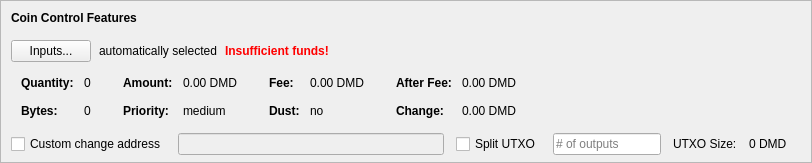
    <widget class="QFrame" name="frameCoinControl">
     <property name="sizePolicy">
      <sizepolicy hsizetype="Expanding" vsizetype="Expanding">
       <horstretch>0</horstretch>
       <verstretch>0</verstretch>
      </sizepolicy>
     </property>
     <property name="maximumSize">
      <size>
       <width>16777215</width>
       <height>16777215</height>
      </size>
     </property>
     <property name="frameShape">
      <enum>QFrame::StyledPanel</enum>
     </property>
     <property name="frameShadow">
      <enum>QFrame::Sunken</enum>
     </property>
     <layout class="QVBoxLayout" name="verticalLayoutCoinControl2">
      <property name="spacing">
       <number>0</number>
      </property>
      <property name="leftMargin">
       <number>0</number>
      </property>
      <property name="topMargin">
       <number>0</number>
      </property>
      <property name="rightMargin">
       <number>0</number>
      </property>
      <property name="bottomMargin">
       <number>6</number>
      </property>
      <item>
       <layout class="QVBoxLayout" name="verticalLayoutCoinControl" stretch="0,0,0,0,1">
        <property name="spacing">
         <number>0</number>
        </property>
        <property name="leftMargin">
         <number>10</number>
        </property>
        <property name="topMargin">
         <number>10</number>
        </property>
        <item>
         <layout class="QHBoxLayout" name="horizontalLayoutCoinControl1">
          <property name="bottomMargin">
           <number>15</number>
          </property>
          <item>
           <widget class="QLabel" name="labelCoinControlFeatures">
            <property name="sizePolicy">
             <sizepolicy hsizetype="Preferred" vsizetype="Maximum">
              <horstretch>0</horstretch>
              <verstretch>0</verstretch>
             </sizepolicy>
            </property>
            <property name="font">
             <font>
              <weight>75</weight>
              <bold>true</bold>
             </font>
            </property>
            <property name="styleSheet">
             <string notr="true">font-weight:bold;</string>
            </property>
            <property name="text">
             <string>Coin Control Features</string>
            </property>
           </widget>
          </item>
         </layout>
        </item>
        <item>
         <layout class="QHBoxLayout" name="horizontalLayoutCoinControl2" stretch="0,0,0,0">
          <property name="spacing">
           <number>8</number>
          </property>
          <property name="bottomMargin">
           <number>10</number>
          </property>
          <item>
           <widget class="QPushButton" name="pushButtonCoinControl">
            <property name="styleSheet">
             <string notr="true"/>
            </property>
            <property name="text">
             <string>Inputs...</string>
            </property>
            <property name="autoDefault">
             <bool>false</bool>
            </property>
           </widget>
          </item>
          <item>
           <widget class="QLabel" name="labelCoinControlAutomaticallySelected">
            <property name="text">
             <string>automatically selected</string>
            </property>
            <property name="margin">
             <number>5</number>
            </property>
           </widget>
          </item>
          <item>
           <widget class="QLabel" name="labelCoinControlInsuffFunds">
            <property name="font">
             <font>
              <weight>75</weight>
              <bold>true</bold>
             </font>
            </property>
            <property name="styleSheet">
             <string notr="true">color:red;font-weight:bold;</string>
            </property>
            <property name="text">
             <string>Insufficient funds!</string>
            </property>
            <property name="margin">
             <number>5</number>
            </property>
           </widget>
          </item>
          <item>
           <spacer name="horizontalSpacerCoinControl">
            <property name="orientation">
             <enum>Qt::Horizontal</enum>
            </property>
            <property name="sizeHint" stdset="0">
             <size>
              <width>40</width>
              <height>1</height>
             </size>
            </property>
           </spacer>
          </item>
         </layout>
        </item>
        <item>
         <widget class="QWidget" name="widgetCoinControl" native="true">
          <property name="sizePolicy">
           <sizepolicy hsizetype="Preferred" vsizetype="Preferred">
            <horstretch>0</horstretch>
            <verstretch>0</verstretch>
           </sizepolicy>
          </property>
          <property name="minimumSize">
           <size>
            <width>0</width>
            <height>0</height>
           </size>
          </property>
          <property name="styleSheet">
           <string notr="true"/>
          </property>
          <layout class="QHBoxLayout" name="horizontalLayoutCoinControl5">
           <property name="leftMargin">
            <number>0</number>
           </property>
           <property name="topMargin">
            <number>0</number>
           </property>
           <property name="rightMargin">
            <number>0</number>
           </property>
           <property name="bottomMargin">
            <number>0</number>
           </property>
           <item>
            <layout class="QHBoxLayout" name="horizontalLayoutCoinControl3" stretch="0,0,0,1">
             <property name="spacing">
              <number>20</number>
             </property>
             <property name="topMargin">
              <number>0</number>
             </property>
             <property name="bottomMargin">
              <number>10</number>
             </property>
             <item>
              <layout class="QFormLayout" name="formLayoutCoinControl1">
               <property name="horizontalSpacing">
                <number>10</number>
               </property>
               <property name="verticalSpacing">
                <number>14</number>
               </property>
               <property name="leftMargin">
                <number>10</number>
               </property>
               <property name="topMargin">
                <number>4</number>
               </property>
               <property name="rightMargin">
                <number>6</number>
               </property>
               <item row="0" column="0">
                <widget class="QLabel" name="labelCoinControlQuantityText">
                 <property name="font">
                  <font>
                   <weight>75</weight>
                   <bold>true</bold>
                  </font>
                 </property>
                 <property name="text">
                  <string>Quantity:</string>
                 </property>
                 <property name="margin">
                  <number>0</number>
                 </property>
                </widget>
               </item>
               <item row="0" column="1">
                <widget class="QLabel" name="labelCoinControlQuantity">
                 <property name="cursor">
                  <cursorShape>IBeamCursor</cursorShape>
                 </property>
                 <property name="contextMenuPolicy">
                  <enum>Qt::ActionsContextMenu</enum>
                 </property>
                 <property name="text">
                  <string notr="true">0</string>
                 </property>
                 <property name="margin">
                  <number>0</number>
                 </property>
                 <property name="textInteractionFlags">
                  <set>Qt::LinksAccessibleByMouse|Qt::TextSelectableByKeyboard|Qt::TextSelectableByMouse</set>
                 </property>
                </widget>
               </item>
               <item row="1" column="0">
                <widget class="QLabel" name="labelCoinControlBytesText">
                 <property name="font">
                  <font>
                   <weight>75</weight>
                   <bold>true</bold>
                  </font>
                 </property>
                 <property name="text">
                  <string>Bytes:</string>
                 </property>
                </widget>
               </item>
               <item row="1" column="1">
                <widget class="QLabel" name="labelCoinControlBytes">
                 <property name="cursor">
                  <cursorShape>IBeamCursor</cursorShape>
                 </property>
                 <property name="contextMenuPolicy">
                  <enum>Qt::ActionsContextMenu</enum>
                 </property>
                 <property name="text">
                  <string notr="true">0</string>
                 </property>
                 <property name="textInteractionFlags">
                  <set>Qt::LinksAccessibleByMouse|Qt::TextSelectableByKeyboard|Qt::TextSelectableByMouse</set>
                 </property>
                </widget>
               </item>
              </layout>
             </item>
             <item>
              <layout class="QFormLayout" name="formLayoutCoinControl2">
               <property name="horizontalSpacing">
                <number>10</number>
               </property>
               <property name="verticalSpacing">
                <number>14</number>
               </property>
               <property name="leftMargin">
                <number>6</number>
               </property>
               <property name="topMargin">
                <number>4</number>
               </property>
               <property name="rightMargin">
                <number>6</number>
               </property>
               <item row="0" column="0">
                <widget class="QLabel" name="labelCoinControlAmountText">
                 <property name="font">
                  <font>
                   <weight>75</weight>
                   <bold>true</bold>
                  </font>
                 </property>
                 <property name="text">
                  <string>Amount:</string>
                 </property>
                 <property name="margin">
                  <number>0</number>
                 </property>
                </widget>
               </item>
               <item row="0" column="1">
                <widget class="QLabel" name="labelCoinControlAmount">
                 <property name="cursor">
                  <cursorShape>IBeamCursor</cursorShape>
                 </property>
                 <property name="contextMenuPolicy">
                  <enum>Qt::ActionsContextMenu</enum>
                 </property>
                 <property name="text">
                  <string notr="true">0.00 DMD</string>
                 </property>
                 <property name="textInteractionFlags">
                  <set>Qt::LinksAccessibleByMouse|Qt::TextSelectableByKeyboard|Qt::TextSelectableByMouse</set>
                 </property>
                </widget>
               </item>
               <item row="1" column="0">
                <widget class="QLabel" name="labelCoinControlPriorityText">
                 <property name="font">
                  <font>
                   <weight>75</weight>
                   <bold>true</bold>
                  </font>
                 </property>
                 <property name="text">
                  <string>Priority:</string>
                 </property>
                </widget>
               </item>
               <item row="1" column="1">
                <widget class="QLabel" name="labelCoinControlPriority">
                 <property name="cursor">
                  <cursorShape>IBeamCursor</cursorShape>
                 </property>
                 <property name="contextMenuPolicy">
                  <enum>Qt::ActionsContextMenu</enum>
                 </property>
                 <property name="text">
                  <string>medium</string>
                 </property>
                 <property name="textInteractionFlags">
                  <set>Qt::LinksAccessibleByMouse|Qt::TextSelectableByKeyboard|Qt::TextSelectableByMouse</set>
                 </property>
                </widget>
               </item>
              </layout>
             </item>
             <item>
              <layout class="QFormLayout" name="formLayoutCoinControl3">
               <property name="horizontalSpacing">
                <number>10</number>
               </property>
               <property name="verticalSpacing">
                <number>14</number>
               </property>
               <property name="leftMargin">
                <number>6</number>
               </property>
               <property name="topMargin">
                <number>4</number>
               </property>
               <property name="rightMargin">
                <number>6</number>
               </property>
               <item row="0" column="0">
                <widget class="QLabel" name="labelCoinControlFeeText">
                 <property name="font">
                  <font>
                   <weight>75</weight>
                   <bold>true</bold>
                  </font>
                 </property>
                 <property name="text">
                  <string>Fee:</string>
                 </property>
                 <property name="margin">
                  <number>0</number>
                 </property>
                </widget>
               </item>
               <item row="0" column="1">
                <widget class="QLabel" name="labelCoinControlFee">
                 <property name="cursor">
                  <cursorShape>IBeamCursor</cursorShape>
                 </property>
                 <property name="contextMenuPolicy">
                  <enum>Qt::ActionsContextMenu</enum>
                 </property>
                 <property name="text">
                  <string notr="true">0.00 DMD</string>
                 </property>
                 <property name="textInteractionFlags">
                  <set>Qt::LinksAccessibleByMouse|Qt::TextSelectableByKeyboard|Qt::TextSelectableByMouse</set>
                 </property>
                </widget>
               </item>
               <item row="1" column="0">
                <widget class="QLabel" name="labelCoinControlLowOutputText">
                 <property name="font">
                  <font>
                   <weight>75</weight>
                   <bold>true</bold>
                  </font>
                 </property>
                 <property name="text">
                  <string>Dust:</string>
                 </property>
                </widget>
               </item>
               <item row="1" column="1">
                <widget class="QLabel" name="labelCoinControlLowOutput">
                 <property name="cursor">
                  <cursorShape>IBeamCursor</cursorShape>
                 </property>
                 <property name="contextMenuPolicy">
                  <enum>Qt::ActionsContextMenu</enum>
                 </property>
                 <property name="text">
                  <string>no</string>
                 </property>
                 <property name="textInteractionFlags">
                  <set>Qt::LinksAccessibleByMouse|Qt::TextSelectableByKeyboard|Qt::TextSelectableByMouse</set>
                 </property>
                </widget>
               </item>
              </layout>
             </item>
             <item>
              <layout class="QFormLayout" name="formLayoutCoinControl4">
               <property name="horizontalSpacing">
                <number>10</number>
               </property>
               <property name="verticalSpacing">
                <number>14</number>
               </property>
               <property name="leftMargin">
                <number>6</number>
               </property>
               <property name="topMargin">
                <number>4</number>
               </property>
               <property name="rightMargin">
                <number>6</number>
               </property>
               <item row="0" column="0">
                <widget class="QLabel" name="labelCoinControlAfterFeeText">
                 <property name="font">
                  <font>
                   <weight>75</weight>
                   <bold>true</bold>
                  </font>
                 </property>
                 <property name="text">
                  <string>After Fee:</string>
                 </property>
                 <property name="margin">
                  <number>0</number>
                 </property>
                </widget>
               </item>
               <item row="0" column="1">
                <widget class="QLabel" name="labelCoinControlAfterFee">
                 <property name="cursor">
                  <cursorShape>IBeamCursor</cursorShape>
                 </property>
                 <property name="contextMenuPolicy">
                  <enum>Qt::ActionsContextMenu</enum>
                 </property>
                 <property name="text">
                  <string notr="true">0.00 DMD</string>
                 </property>
                 <property name="textInteractionFlags">
                  <set>Qt::LinksAccessibleByMouse|Qt::TextSelectableByKeyboard|Qt::TextSelectableByMouse</set>
                 </property>
                </widget>
               </item>
               <item row="1" column="0">
                <widget class="QLabel" name="labelCoinControlChangeText">
                 <property name="font">
                  <font>
                   <weight>75</weight>
                   <bold>true</bold>
                  </font>
                 </property>
                 <property name="text">
                  <string>Change:</string>
                 </property>
                </widget>
               </item>
               <item row="1" column="1">
                <widget class="QLabel" name="labelCoinControlChange">
                 <property name="cursor">
                  <cursorShape>IBeamCursor</cursorShape>
                 </property>
                 <property name="contextMenuPolicy">
                  <enum>Qt::ActionsContextMenu</enum>
                 </property>
                 <property name="text">
                  <string notr="true">0.00 DMD</string>
                 </property>
                 <property name="textInteractionFlags">
                  <set>Qt::LinksAccessibleByMouse|Qt::TextSelectableByKeyboard|Qt::TextSelectableByMouse</set>
                 </property>
                </widget>
               </item>
              </layout>
             </item>
            </layout>
           </item>
          </layout>
         </widget>
        </item>
        <item>
         <layout class="QHBoxLayout" name="horizontalLayoutCoinControl4" stretch="0,0,0,0,0,0,0">
          <property name="spacing">
           <number>12</number>
          </property>
          <property name="sizeConstraint">
           <enum>QLayout::SetDefaultConstraint</enum>
          </property>
          <property name="topMargin">
           <number>5</number>
          </property>
          <property name="rightMargin">
           <number>5</number>
          </property>
          <item>
           <widget class="QCheckBox" name="checkBoxCoinControlChange">
            <property name="toolTip">
             <string>If this is activated, but the change address is empty or invalid, change will be sent to a newly generated address.</string>
            </property>
            <property name="text">
             <string>Custom change address</string>
            </property>
           </widget>
          </item>
          <item>
           <widget class="QValidatedLineEdit" name="lineEditCoinControlChange">
            <property name="enabled">
             <bool>false</bool>
            </property>
            <property name="sizePolicy">
             <sizepolicy hsizetype="Expanding" vsizetype="Fixed">
              <horstretch>0</horstretch>
              <verstretch>0</verstretch>
             </sizepolicy>
            </property>
           </widget>
          </item>
          <item>
           <widget class="QCheckBox" name="splitBlockCheckBox">
            <property name="text">
             <string>Split UTXO</string>
            </property>
           </widget>
          </item>
          <item>
           <widget class="QLineEdit" name="splitBlockLineEdit">
            <property name="sizePolicy">
             <sizepolicy hsizetype="Fixed" vsizetype="Fixed">
              <horstretch>50</horstretch>
              <verstretch>0</verstretch>
             </sizepolicy>
            </property>
            <property name="placeholderText">
             <string># of outputs</string>
            </property>
           </widget>
          </item>
          <item>
           <widget class="QLabel" name="labelBlockSizeText">
            <property name="text">
             <string>UTXO Size:</string>
            </property>
           </widget>
          </item>
          <item>
           <widget class="QLabel" name="labelBlockSize">
            <property name="text">
             <string>0 DMD</string>
            </property>
           </widget>
          </item>
          <item>
           <widget class="QLabel" name="labelCoinControlChangeLabel">
            <property name="sizePolicy">
             <sizepolicy hsizetype="Preferred" vsizetype="Expanding">
              <horstretch>0</horstretch>
              <verstretch>0</verstretch>
             </sizepolicy>
            </property>
            <property name="minimumSize">
             <size>
              <width>0</width>
              <height>0</height>
             </size>
            </property>
            <property name="text">
             <string/>
            </property>
            <property name="margin">
             <number>3</number>
            </property>
           </widget>
          </item>
         </layout>
        </item>
        <item>
         <spacer name="verticalSpacerCoinControl">
          <property name="orientation">
           <enum>Qt::Vertical</enum>
          </property>
          <property name="sizeHint" stdset="0">
           <size>
            <width>800</width>
            <height>1</height>
           </size>
          </property>
         </spacer>
        </item>
       </layout>
      </item>
     </layout>
    </widget>
